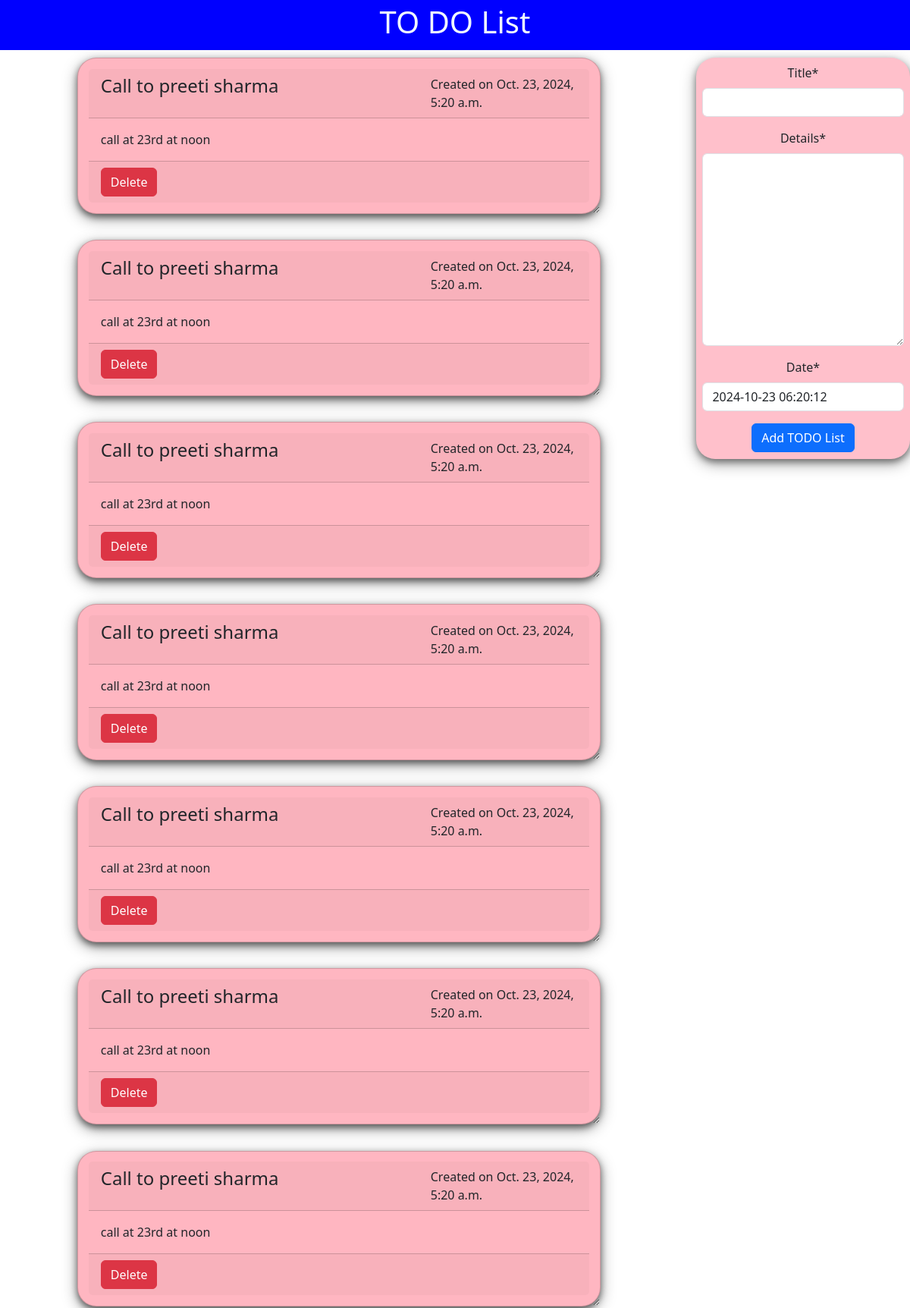
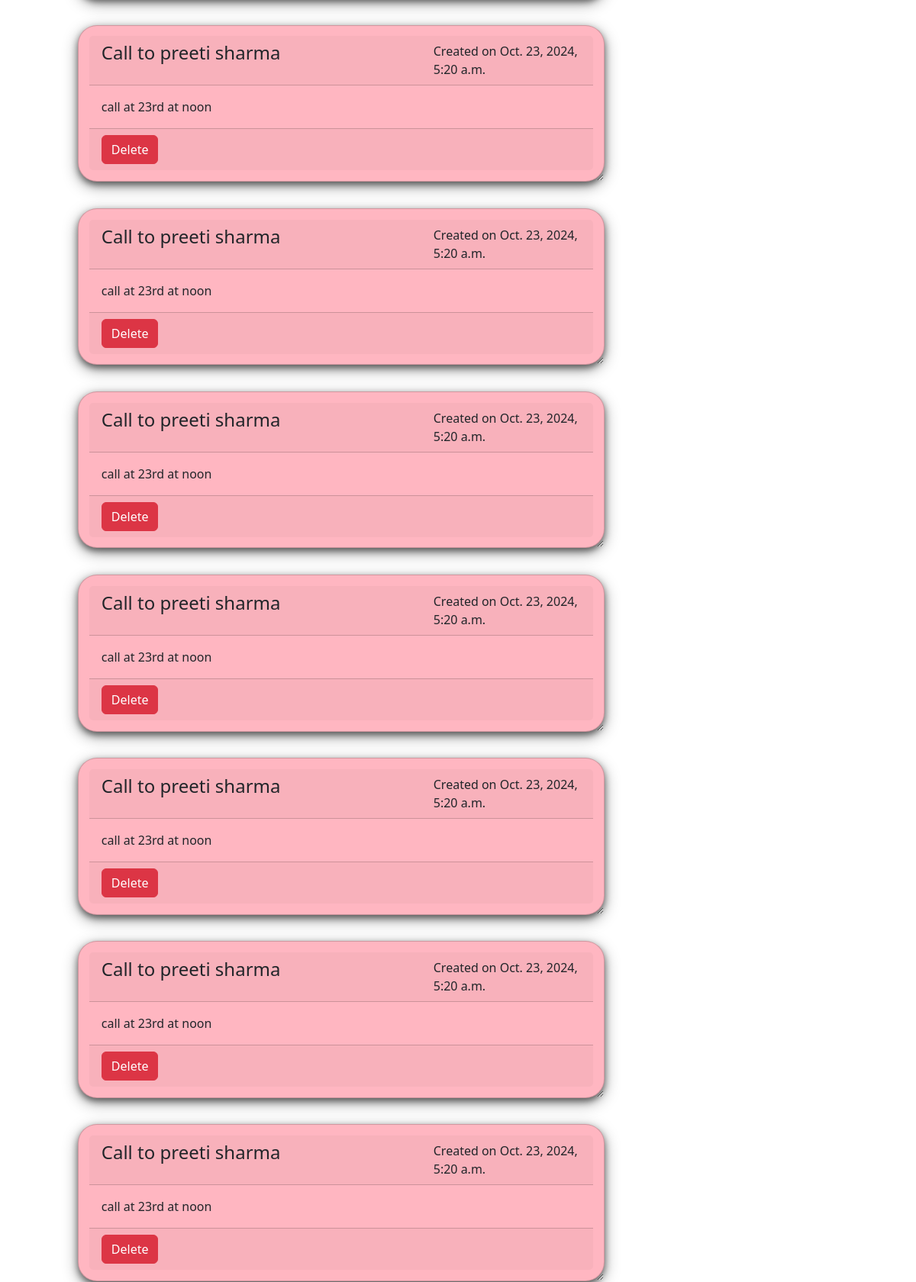
The app's page /app/ (upper part) with its own data (2 pictures, top to bottom).
### todo/models.py (models this page shows)
class Todo(models.Model):
    title = models.CharField(max_length=164)
    details = models.TextField()
    date = models.DateTimeField(default=timezone.now)

### todo/views.py (the view)
# urls.py: path('',views.home_page, name='home'),
def home_page(request):
    item_list = Todo.objects.order_by("-date")
    status = False
    if request.method == 'POST':
        form = TodoForm(request.POST)
        if form.is_valid():
            form.save(commit=True)
            status = True
    form = TodoForm()
    dict_data = {
        'form' : form,
        'lists' : item_list,
        'title' : "TODO LIST",
        'status' : status,
    }
    return render(request, 'todo/home.html', dict_data)

### todo/forms.py
class TodoForm(forms.ModelForm):
    class Meta:
        model = Todo
        fields = '__all__'

### templates/todo/home.html (shortened to what this page needs)
<!DOCTYPE html>
{% extends "todo/base.html" %}
{%load crispy_forms_tags %}
{% block body_block %}
  <div class="row">
    <div class="col-md-1">
    </div>
    <div class="col-md-7">
      {% for list in lists %}
      <div class="card custom-card">
        <div class="card-header">
          <div class="row">
            <div class="col-8">
              <h4>{{list.title}}</h4>
            </div>
            <div class="col-4">
              <span>Created on {{list.date}}</span>
            </div>
          </div>
        </div>
        <div class="card-body">
          {{list.details}}
        </div>
        <div class="card-footer">
          <form action="{%url 'del' list.id %}" method="post">
            <input type="submit" value="Delete" class="btn btn-danger">
          </form>
        </div>
      </div>
      {% endfor %}
    </div>
    <div class="col-md-1">
    </div>
    <div class="col-md-3">
      <form action="" method="post" class="submit_form">
        {{form|crispy}}
        <input type="submit" value="Add TODO List" class="btn btn-primary">
      </form>
    </div>
  </div>
{% endblock  %}

### static/css/custom1.css (style rules this page uses)
.custom-card { box-shadow: 0 4px 8px 0 rgba(0,0,0,0.5), 0 6px 20px 0 rgba(0,0,0,0.39); background: lightpink; margin-bottom : 5%; border-radius: 25px; padding : 2%; overflow: auto; resize: both; text-overflow: ellipsis; }
.submit_form { text-align: center; padding: 3%; background: pink; border-radius: 25px; box-shadow: 0 4px 8px 0 rgba(0,0,0,0.4), 0 6px 20px 0 rgba(0,0,0,0.36); }

### records on screen
Todo: title "Call to preeti sharma", date "Oct. 23, 2024, 5:20 a.m.", details "call at 23rd at noon"
Todo: title "Call to preeti sharma", date "Oct. 23, 2024, 5:20 a.m.", details "call at 23rd at noon"
Todo: title "Call to preeti sharma", date "Oct. 23, 2024, 5:20 a.m.", details "call at 23rd at noon"
Todo: title "Call to preeti sharma", date "Oct. 23, 2024, 5:20 a.m.", details "call at 23rd at noon"
Todo: title "Call to preeti sharma", date "Oct. 23, 2024, 5:20 a.m.", details "call at 23rd at noon"
Todo: title "Call to preeti sharma", date "Oct. 23, 2024, 5:20 a.m.", details "call at 23rd at noon"
Todo: title "Call to preeti sharma", date "Oct. 23, 2024, 5:20 a.m.", details "call at 23rd at noon"
Todo: title "Call to preeti sharma", date "Oct. 23, 2024, 5:20 a.m.", details "call at 23rd at noon"
Todo: title "Call to preeti sharma", date "Oct. 23, 2024, 5:20 a.m.", details "call at 23rd at noon"
Todo: title "Call to preeti sharma", date "Oct. 23, 2024, 5:20 a.m.", details "call at 23rd at noon"
Todo: title "Call to preeti sharma", date "Oct. 23, 2024, 5:20 a.m.", details "call at 23rd at noon"
Todo: title "Call to preeti sharma", date "Oct. 23, 2024, 5:20 a.m.", details "call at 23rd at noon"
Todo: title "Call to preeti sharma", date "Oct. 23, 2024, 5:20 a.m.", details "call at 23rd at noon"
Todo: title "Call to preeti sharma", date "Oct. 23, 2024, 5:20 a.m.", details "call at 23rd at noon"
